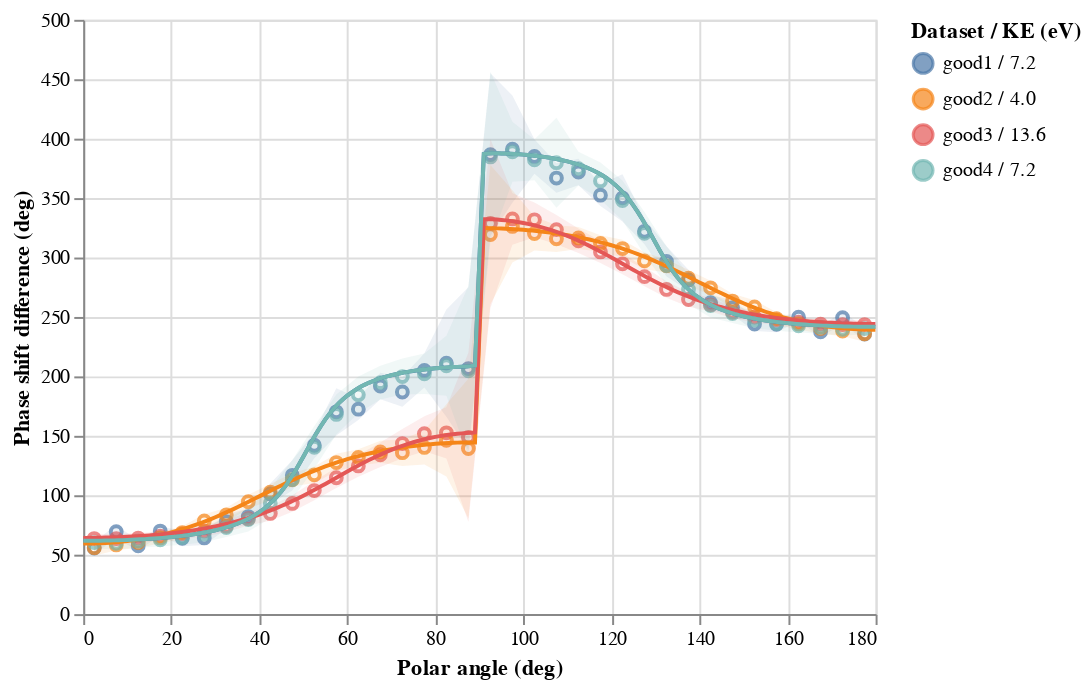

Write notebook code for a chart like this one.
### Code cell
def _format(r: pd.Series):
    th = 24.58738880
    return "{} / {:.1f}".format(
        r["Dataset"] if "Dataset" in r.keys() else r["Target dataset"],
        2 * r["Photon energy (eV)"] - th,
    )

measu = pd.read_json("Data/Phase shifts - Measured.json")
measu["Dataset / KE (eV)"] = measu.apply(_format, axis=1)
measu["Polar ang (deg)"] = (measu["Polar ang fr (deg)"] + measu["Polar ang to (deg)"]) / 2
measu["Phase shift (deg)"] = measu["Phase shift (rad)"] / np.pi * 180
measu["Phase shift err (deg)"] = measu["Phase shift err (rad)"] / np.pi * 180
measu["Phase shift fr (deg)"] = measu["Phase shift (deg)"] - measu["Phase shift err (deg)"]
measu["Phase shift to (deg)"] = measu["Phase shift (deg)"] + measu["Phase shift err (deg)"]

simul = pd.read_json("Data/Phase shifts - TDCASSCF.json")
simul = simul[simul["Polar ang (deg)"] != 90]
simul["Dataset / KE (eV)"] = simul.apply(_format, axis=1)
simul["Phase shift (deg)"] = simul["Phase shift (rad)"] / np.pi * 180

base = alt.Chart(measu)
base.mark_point().encode(
    x=alt.X("Polar ang (deg)", axis=alt.Axis(title="Polar angle (deg)")),
    y=alt.Y("Phase shift (deg)", axis=alt.Axis(title="Phase shift difference (deg)")),
    color="Dataset / KE (eV)",
) + base.mark_area(opacity=0.1).encode(
    x="Polar ang (deg)",
    y="Phase shift fr (deg)",
    y2="Phase shift to (deg)",
    color="Dataset / KE (eV)",
) + alt.Chart(simul).mark_line().encode(
    x="Polar ang (deg)",
    y="Phase shift (deg)",
    color="Dataset / KE (eV)",
).interactive(bind_x=False)

### Figure 1 — Vega-Lite specification as saved in the notebook (floating-point values rounded to 4 significant figures; data arrays with more than 128 entries replaced by an {"elided": "..."} marker saying what was removed)
{"$schema": "https://vega.github.io/schema/vega-lite/v2.6.0.json", "config": {"view": {"height": 300, "width": 400}}, "datasets": {"data-16937ddac9caa5ce4de0193690aaba8b": {"elided": "144 records"}, "data-206dc880b85100c0b20506cd01c91fe3": {"elided": "720 records"}}, "layer": [{"data": {"name": "data-16937ddac9caa5ce4de0193690aaba8b"}, "encoding": {"color": {"field": "Dataset / KE (eV)", "type": "nominal"}, "x": {"axis": {"title": "Polar angle (deg)"}, "field": "Polar ang (deg)", "type": "quantitative"}, "y": {"axis": {"title": "Phase shift difference (deg)"}, "field": "Phase shift (deg)", "type": "quantitative"}}, "mark": "point"}, {"data": {"name": "data-16937ddac9caa5ce4de0193690aaba8b"}, "encoding": {"color": {"field": "Dataset / KE (eV)", "type": "nominal"}, "x": {"field": "Polar ang (deg)", "type": "quantitative"}, "y": {"field": "Phase shift fr (deg)", "type": "quantitative"}, "y2": {"field": "Phase shift to (deg)", "type": "quantitative"}}, "mark": {"opacity": 0.1, "type": "area"}}, {"data": {"name": "data-206dc880b85100c0b20506cd01c91fe3"}, "encoding": {"color": {"field": "Dataset / KE (eV)", "type": "nominal"}, "x": {"field": "Polar ang (deg)", "type": "quantitative"}, "y": {"field": "Phase shift (deg)", "type": "quantitative"}}, "mark": "line", "selection": {"selector008": {"bind": "scales", "encodings": ["y"], "mark": {"fill": "#333", "fillOpacity": 0.125, "stroke": "white"}, "on": "[mousedown, window:mouseup] > window:mousemove!", "resolve": "global", "translate": "[mousedown, window:mouseup] > window:mousemove!", "type": "interval", "zoom": "wheel!"}}}]}
